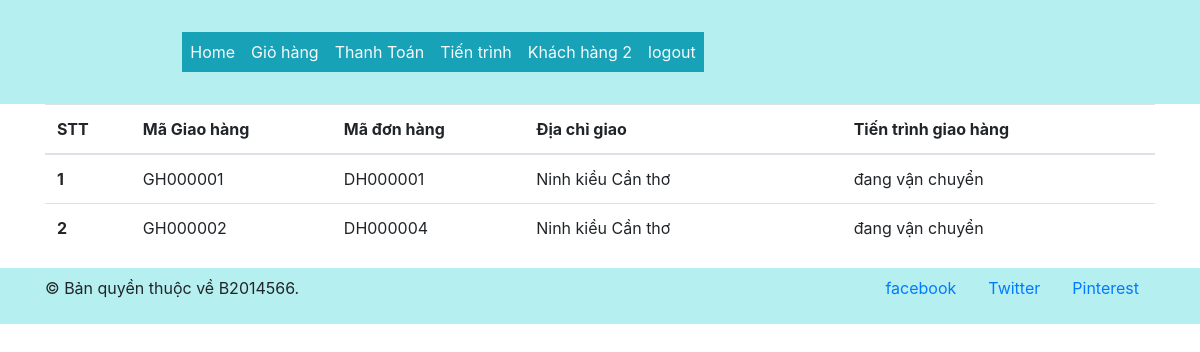
Screenshot of /index.php?act=Tientrinh (signed in) with the database file from the repository.
### tables this page shows
create table donhang (
	sodonhang char(8) primary key,
    ngaydathang date,
    magiohang CHAR(8),
    makhachhang char(8),
	FOREIGN KEY(makhachhang) REFERENCES khachhang(makhachhang),
	FOREIGN KEY(magiohang) REFERENCES giohang(magiohang)
);

### xuly/giaohang.php (called while the page is built)
<?php
    $statemet = $conn->prepare("SELECT * FROM banhang.giaohang join banhang.donhang on giaohang.sodonhang = donhang.sodonhang WHERE donhang.makhachhang =:ma ");
    $statemet->bindParam(':ma',$_SESSION['id']);
    $statemet->execute();
    $results = $statemet->fetchALL();
    $i = 0;
?>

### view/Giaohang.php (the view, shortened to what this page needs)
<?php
    if (isset($_SESSION['user'])){
        if ($_SESSION['capdo'] == 1){
            include '../xuly/xulygiaohang.php';
        }else{
            include '../xuly/giaohang.php';
        }
    }else{
        header('Location: index.php?act=homepage');
    }
?>
<div class="container">
    <div class="row">
        <div class="col-12">
            <table class="table table-hover">
                <thead>
                    <tr>
                        <th scope="col">STT</th>
                        <th scope="col-2">Mã Giao hàng</th>
                        <th scope="col">Mã đơn hàng</th>
                        <th scope="col">Địa chỉ giao</th>
                        <th scope="col"></th>
                        <th scope="col"></th>
                        <th scope="col">Tiến trình giao hàng</th>
                        <?php
                            if ($_SESSION['capdo'] == 1){
                                echo '<th scope="col">Xác nhận</th>';
                            }else{
                                echo '<th scope="col"></th>';
                            }
                        ?>
                    </tr>
                </thead>
                <tbody>
                    <?php foreach ( $results as $result ): ?>
                    <tr>
                        <th scope="row"><?= $i=$i+1 ?></th>
                        <td><?= htmlspecialchars($result['magiaohang'])?></td>
                        <td><?= htmlspecialchars($result['sodonhang'])?></td>
                        <td><?= htmlspecialchars($result['diachigiao'])?></td>
                        <td></td>
                        <td></td>
                            <?php
                                if($_SESSION['capdo'] == 1){
                                    echo '<form action="index.php?act=capnhattientrinh" method="post">';
                                    echo '<td>';
                                    echo '<input type="hidden" name="magh" value=';
                                    echo htmlspecialchars($result['magiaohang']);
                                    echo '>';
                                    echo '<select name="tientrinh">';
                                    if ($result['tientrinhgiao'] == 'đang vận chuyển'){
                                        echo '<option value="đang vận chuyển">đang vận chuyển</option>';
                                        echo '<option value="đã giao">đã giao</option>';
                                    }else{
                                        echo '<option value="đã giao">đã giao</option>';
                                        echo '<option value="đang vận chuyển">đang vận chuyển</option>';
                                    }
                                    echo '</select>';
                                    echo '</td>';
                                    echo '<td>';
                                    echo '<button type="submit" name="submit"><i class="fa fa-check"></i></button>';
                                    echo '</td>';
                                    echo '</form>';
                                }else{
                                    echo '<td>';
                                    echo htmlspecialchars($result['tientrinhgiao']);
                                    echo '</td>';
                                }
                            ?>
                        <td></td>
                    </tr>
                    <?php endforeach ?>
                </tbody>
            </table>
        </div>
    </div>
</div>

### rows the page displays
giaohang: magiaohang "GH000001", sodonhang.sodonhang "DH000001", diachigiao "Ninh kiều Cần thơ", tientrinhgiao "đang vận chuyển"
giaohang: i "2", magiaohang "GH000002", sodonhang.sodonhang "DH000004", diachigiao "Ninh kiều Cần thơ", tientrinhgiao "đang vận chuyển"

### other values shown
$_SESSION['user'] "Khách hàng 2"
